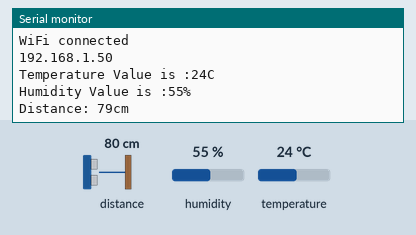
Bench run of a sketch on a simulated ESP8266 (NodeMCU). Shown: the last lines printed to the serial monitor. Wiring (inferred from the names in the program): ultrasonic range finder: trigger D4; echo D3. Inputs (shaded band) come from the test bench; at power-on: distance to the obstacle 80 cm, humidity 55 %, temperature 24 °C. The echo pulse lasts 58.3 µs per cm; WiFi joins after 1.5 s; servers stay silent unless stated.

Above: at 2.7 s.
2.8 s: distance to the obstacle set to 2 cm
At 4.6 s:
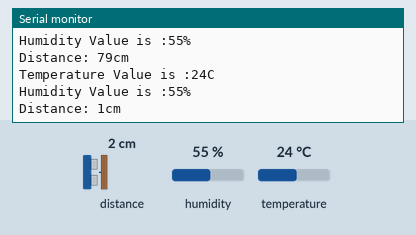
5.4 s: humidity set to 22 %
8.0 s: temperature set to 12 °C
At 9.5 s:
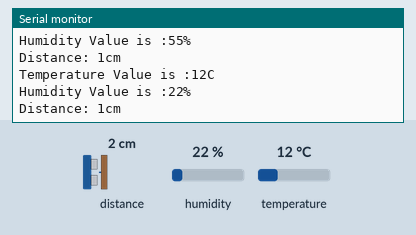
10.6 s: distance to the obstacle set to 4 cm
At 12.2 s:
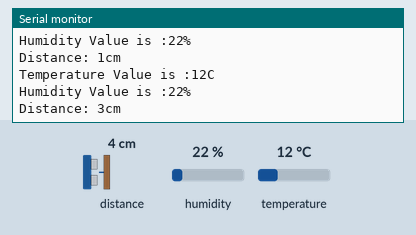
13.2 s: humidity set to 40 %
Timing chart, 0 to 16.2 s (numbered marks = the images above; inputs shaded):
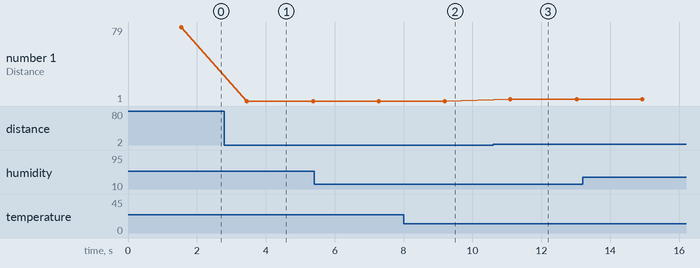

The sketch:

Ultrasonic_Sensor_thingspeak_rev1.ino
```cpp
#include <DHT.h>
#include <ESP8266WiFi.h>
#include <WiFiClient.h>
#include <ThingSpeak.h>
#define DHTPIN D5
#define DHTTYPE DHT11
DHT dht(DHTPIN, DHTTYPE);

// defines pins numbers ultrasonic
const int trigPin = 2;  //D4
const int echoPin = 0;  //D3

// defines variables
long duration;
int distance;
const char* ssid = "LaMaison";
const char* password = "12345678";
WiFiClient client;
unsigned long myChannelNumber = 628861;
const char * myWriteAPIKey = "LB59XK4AUN1O15OJ";
uint8_t temperature, humidity;

void setup()
{
  Serial.begin(115200);
  dht.begin();
  delay(10);

  // Connect to WiFi network
  Serial.println();
  Serial.println();
  Serial.print("Connecting to ");
  Serial.println(ssid);
  WiFi.begin(ssid, password);
  while (WiFi.status() != WL_CONNECTED)
  {
   delay(500);
   Serial.print(".");
  }
  Serial.println("");
  Serial.println("WiFi connected");

  // Print the IP address
  Serial.println(WiFi.localIP());
  ThingSpeak.begin(client);

  //define pin ultrasonic
  pinMode(trigPin, OUTPUT); // Sets the trigPin as an Output
  pinMode(echoPin, INPUT); // Sets the echoPin as an Input
  Serial.begin(115200);
  delay(10);
}
void loop()
{
  static boolean data_state = false;
  temperature = dht.readTemperature();
  humidity = dht.readHumidity();

  // Clears the trigPin
  digitalWrite(trigPin, LOW);
  delayMicroseconds(2);

  // Sets the trigPin on HIGH state for 10 micro seconds
  digitalWrite(trigPin, HIGH);
  delayMicroseconds(10);
  digitalWrite(trigPin, LOW);

  // Reads the echoPin, returns the sound wave travel time in microseconds
  duration = pulseIn(echoPin, HIGH);

  // Calculating the distance
  distance= duration*0.034/2;
  Serial.print("Temperature Value is :");
  Serial.print(temperature);
  Serial.println("C");
  Serial.print("Humidity Value is :");
  Serial.print(humidity);
  Serial.println("%");
  Serial.print("Distance: ");
  Serial.print(distance);
  Serial.println("cm");

  // Write to ThingSpeak. There are up to 8 fields in a channel, allowing you to store up to 8 different
  // pieces of information in a channel. Here, we write to field 1.

  ThingSpeak.writeField(myChannelNumber, 1, temperature, myWriteAPIKey);
  ThingSpeak.writeField(myChannelNumber, 2, humidity, myWriteAPIKey);
  ThingSpeak.writeField(myChannelNumber, 3, distance, myWriteAPIKey);
  delay(1000); // ThingSpeak will only accept updates every 15 seconds.
}
```

Measured:
- after the input at 2.8 s, the serial monitor: prints a new line after 0.65 s (image 1)
- after the input at 8.0 s, the serial monitor: prints a new line after 1.2 s (image 2)
- after the input at 10.6 s, the serial monitor: prints a new line after 0.50 s (image 3)
- plotted number 1: 79 → 1 after the input at 2.8 s, 1 → 3 after the input at 10.6 s
